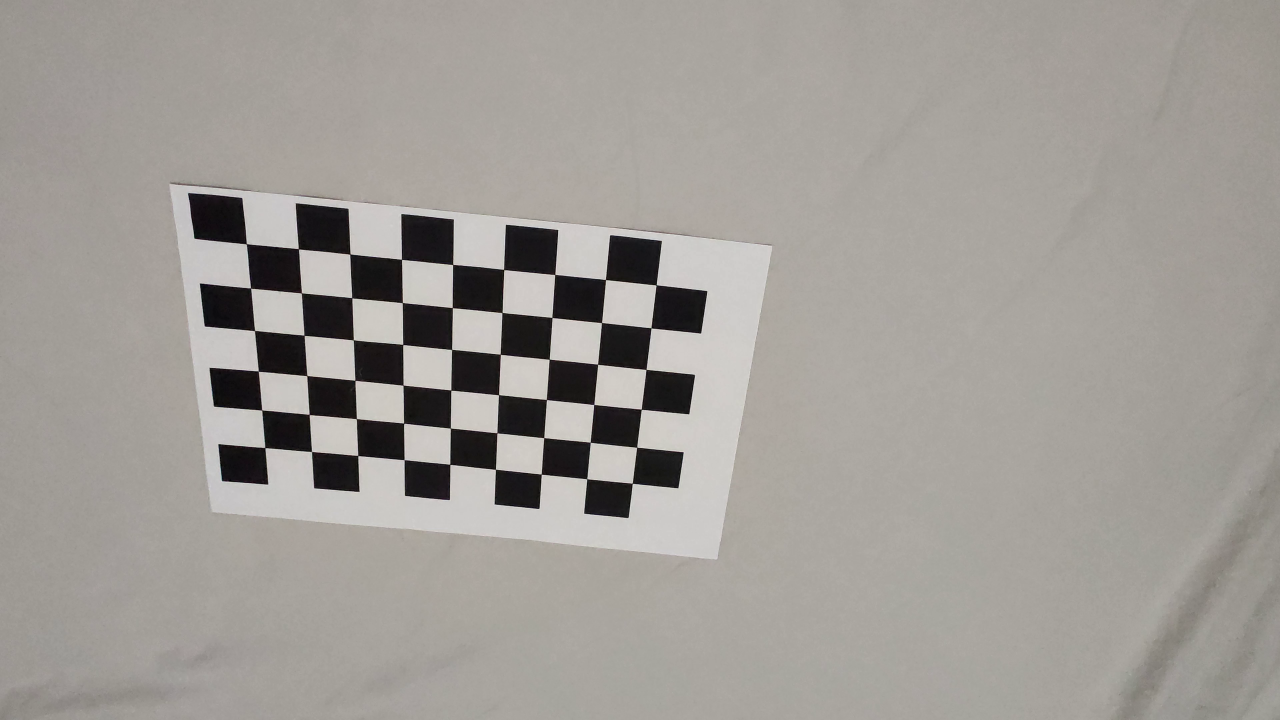
#> input picture EP03/xadrez/cam01.png, 3840 x 2160 px (shown at 1/3 size); its folder holds only this picture in this run
$ python camcal.py
#> lines starting #> are read from the running program, lines starting #| are printed output that depends on the picture
import numpy as np
import cv2

squareL = 23/9 #cm
NUM_IMAGES = 32
RESIZE = 0.4
objp = np.zeros((9*6,3), np.float32)
k = 0
for i in range(6):
    for j in range(9):
        objp[k,0] = j #*squareL
        objp[k,1] = i #*squareL
        k += 1
#print(objp)

criteria = (cv2.TERM_CRITERIA_EPS +
            cv2.TERM_CRITERIA_MAX_ITER, 30, 0.001)

Lc = []
Lw = []
for i in range(NUM_IMAGES):
    img = cv2.imread("xadrez/cam%02d.png"%(i+1))
#> img is the input picture: shape (2160, 3840, 3); mean B, G, R 150.6, 155.7, 159.7
    img = cv2.resize(img, None, fx=RESIZE, fy=RESIZE)
#> img: shape (864, 1536, 3)
    gray = cv2.cvtColor(img, cv2.COLOR_BGR2GRAY)

    ret,corners = cv2.findChessboardCorners(gray, (9,6), None)
#> ret = True; corners = 54 rows, first 8: [295.5, 292.5], [358.2, 298.6], [420.1, 305], [481.7, 311.4], [543.4, 317.5], [604.5, 323.5], [665.7, 329.5], [726.6, 335.5]
    if ret == True:
        corners2 = cv2.cornerSubPix(gray, corners,
                                    (11,11), (-1,-1),
                                    criteria)
#> corners2 = 54 rows, first 8: [295.7, 292.6], [358.2, 298.6], [419.9, 304.9], [481.7, 311.3], [543.4, 317.5], [604.5, 323.5], [665.7, 329.5], [726.6, 335.5]
        Lc.append(corners2)
        Lw.append(objp)
        cv2.drawChessboardCorners(img, (9,6), corners2, ret)
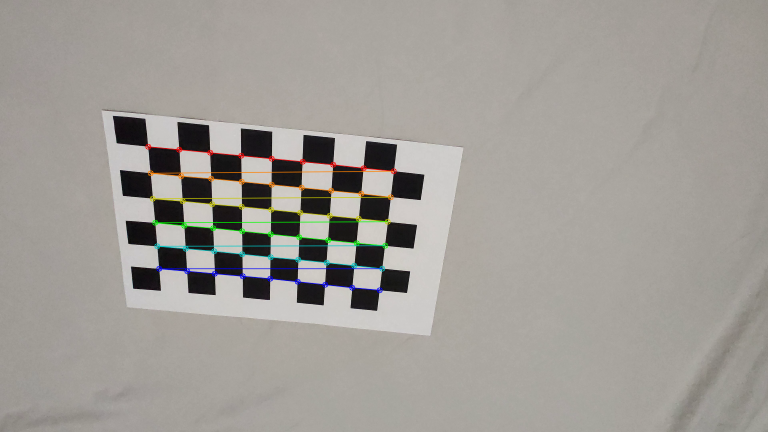
#> img: shape (864, 1536, 3) (shown at 1/2 size); mean B, G, R 150.4, 155.9, 159.7
#> (the run stopped early here; a loop or call above may not have finished)
